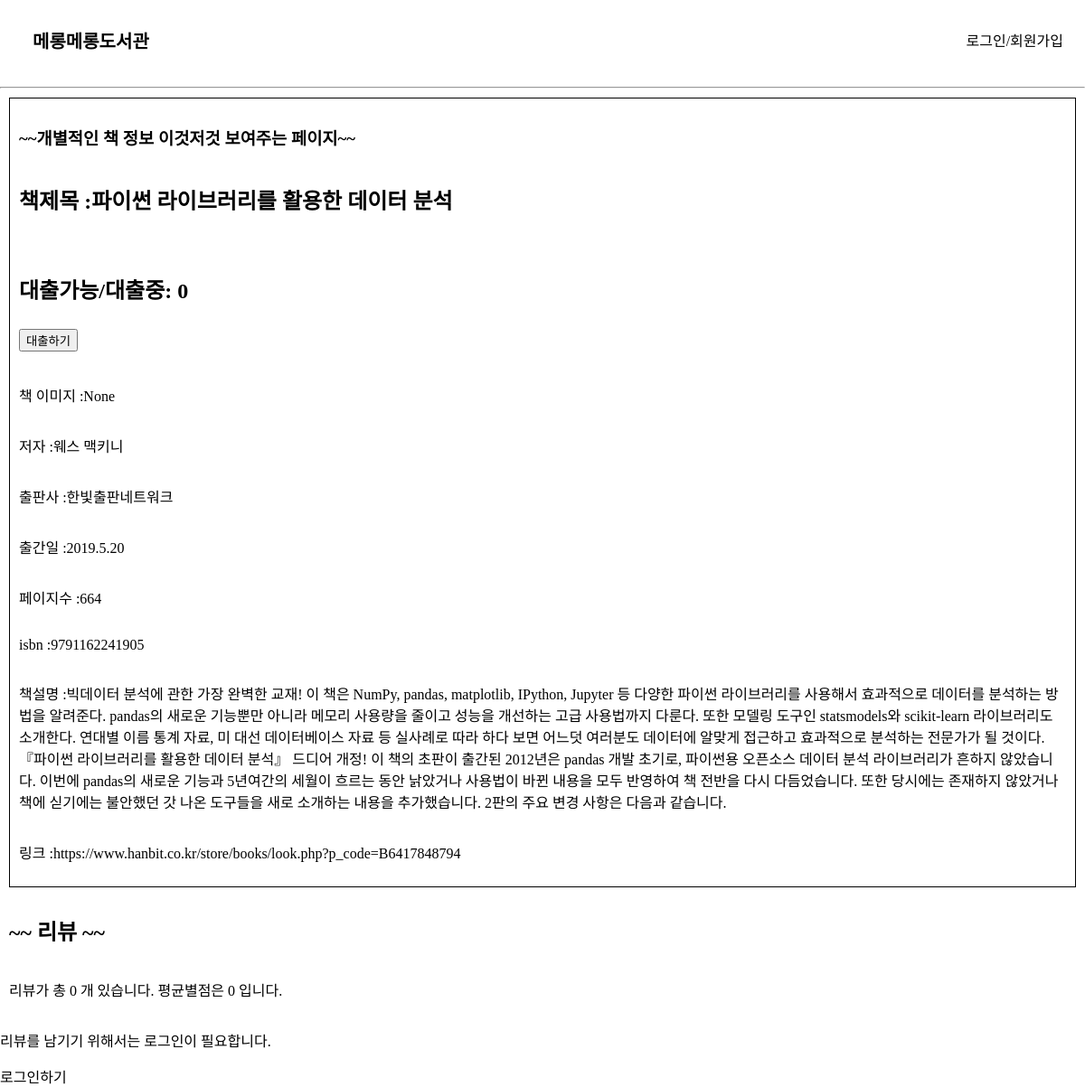
The page /book_info/30 on the database as committed earlier.
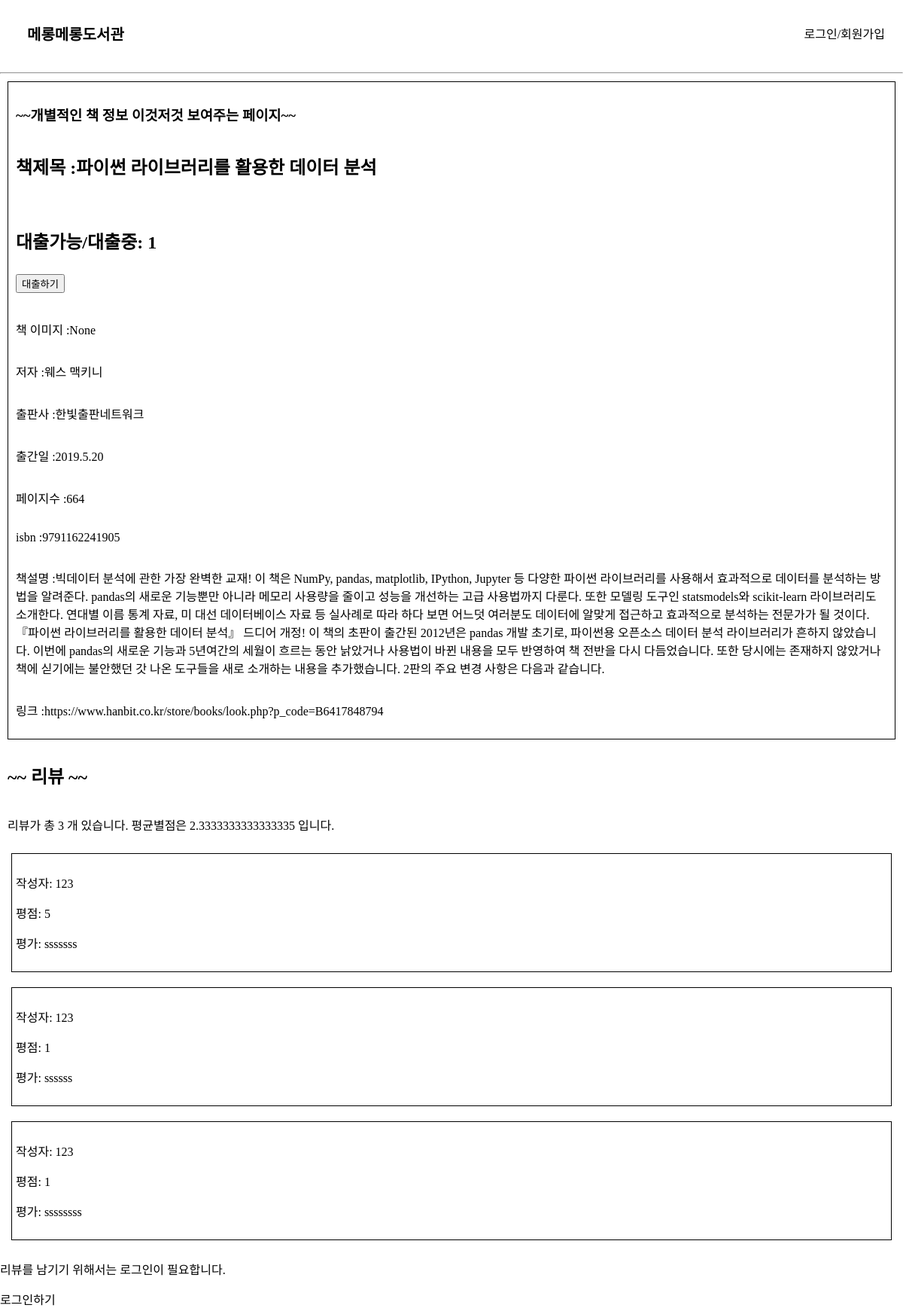
The same page on the database as committed later.
### elicelibrary/models.py (models this page shows, shortened)
class Book(db.Model):
    __tablename__     = 'Book'
    id                = db.Column(db.Integer, primary_key=True, nullable=False, autoincrement=True, unique=True)
    title             = db.Column(db.String(45), nullable=False)
    author            = db.Column(db.String(45))
    publisher         = db.Column(db.String(45))
    publication_date  = db.Column(db.String(45))
    pages             = db.Column(db.Integer)
    isbn              = db.Column(db.String(45))
    registered_date   = db.Column(db.DateTime, default=datetime.utcnow)
    description       = db.Column(db.Text())    # 길이를 정할 수 없는 문자열은 Text를 쓰면 됨
    book_link         = db.Column(db.String(255))
    book_status       = db.Column(db.String(45))   # "1" :대출가능, "0" : 대출중 , "999" : 폐기    -> 선택형 변수에 적합한 데이터타입이 있을까?
    book_img          = db.Column(db.String(45))    # 책 표지만 바뀐 경우, 또는 책이 다르지만 같은 표지를 쓰는 경우가 있기 때문에 이미지 스토리지에서 같은 이미지의 반복을 막기 위해 별도의 책 이미지 식별 용 변수를 넣음
    at_user           = db.Column(db.String(45), default=None)

class Review(db.Model):
    __tablename__     = 'Review'
    review_id         = db.Column(db.Integer, primary_key=True, nullable=False, autoincrement=True)
    rating            = db.Column(db.Integer)
    content           = db.Column(db.Text())
    user_id           = db.Column(db.String(45), db.ForeignKey('User.email'), nullable=False)
    isbn              = db.Column(db.String(45), db.ForeignKey('Book.isbn'))   # 외부키 사용할 때는 '테이블이름.속성', 객체 이름 x

### elicelibrary/views/book_api.py (the view)
@book.route('/book_info/<int:book_id>', methods=["GET"])
def book_detail(book_id):
    book_info = Book.query.filter(Book.id == book_id).first()
    book_review = Review.query.filter(Review.isbn == book_info.isbn).all()
    rating_sum, rating_avg = 0, 0
    if book_review :
        for review in book_review:
            rating_sum += review.rating
        rating_avg = rating_sum / len(book_review)
    return render_template("book_detail.html", book = book_info, review_list = book_review, rating_avg = rating_avg, review_cnt = len(book_review))

### elicelibrary/templates/book_detail.html (shortened to what this page needs)
{% extends 'base.html' %}
{% block content %}
<div class="book-detail-info-container">
<h3>~~개별적인 책 정보 이것저것 보여주는 페이지~~</h3>
<h2> 책제목 :{{ book.title }}</h2>
<h2>
    <p>대출가능/대출중: {{ book.book_status }}   </p>
    <form action="{{ url_for('book.checkout', book_id=book.id) }}" method="post">
        <input class='checkout-btn' type="submit" value="대출하기">
    </form>
</h2>
<p> 책 이미지 :{{ book.book_img }}</p>
<p> 저자 :{{ book.author }}</p>
<p> 출판사 :{{ book.publisher }}</p>
<p> 출간일 :{{ book.publication_date }}</p>
<p> 페이지수 :{{ book.pages }}</p>
<p> isbn :{{ book.isbn }}</p>
<p> 책설명 :{{ book.description }}</p>
<p> 링크 :{{ book.book_link }}</p>
</div>
<div class="review-container">
    <h2>~~ 리뷰 ~~</h2>
    <p>리뷰가 총 {{ review_cnt }} 개 있습니다. 평균별점은 {{ rating_avg }} 입니다. </p>
    {% for review in review_list %}
    <div class="review">
        <p>작성자: {{ review.user_id }}</p>
        <p>평점: {{ review.rating }}</p>
        <p>평가: {{ review.content }}</p>
    </div>
    {% endfor %}
</div>
{% if session['login_id'] %}
<h3>리뷰 작성</h3>
<form action="{{ url_for('book.write_review', book_id=book.id) }}" method="post">
    <select name="star">
        <option value="1">1점</option>
        <option value="2">2점</option>
        <option value="3">3점</option>
        <option value="4">4점</option>
        <option value="5">5점</option>
    </select>
    <div class="form-group">
        <label for="review">리뷰</label>
        <input class="form-control" name="review" id="review" placeholder="리뷰를 작성해주세요."></input>
    </div>
    <input class="btn btn-primary" type="submit" value="리뷰 올리기">
</form>
{% else %}
<p>리뷰를 남기기 위해서는 로그인이 필요합니다.</p>
<a href="{{ url_for('user.login')}}">로그인하기</a>
{% endif %}
{% endblock %}

Rows that differ between the two databases and show on the page:
changed Book "파이썬 라이브러리를 활용한 데이터 분석": book_status "0" → "1"
now on this page (row edited): Review: user_id "123", rating "5", content "sssssss"
added Review: user_id "123", rating "1", content "ssssss"
added Review: user_id "123", rating "1", content "ssssssss"
Other text that changed with them:
{{ review_cnt }}: "0" → "3"
{{ rating_avg }}: "0" → "2.3333333333333335"
